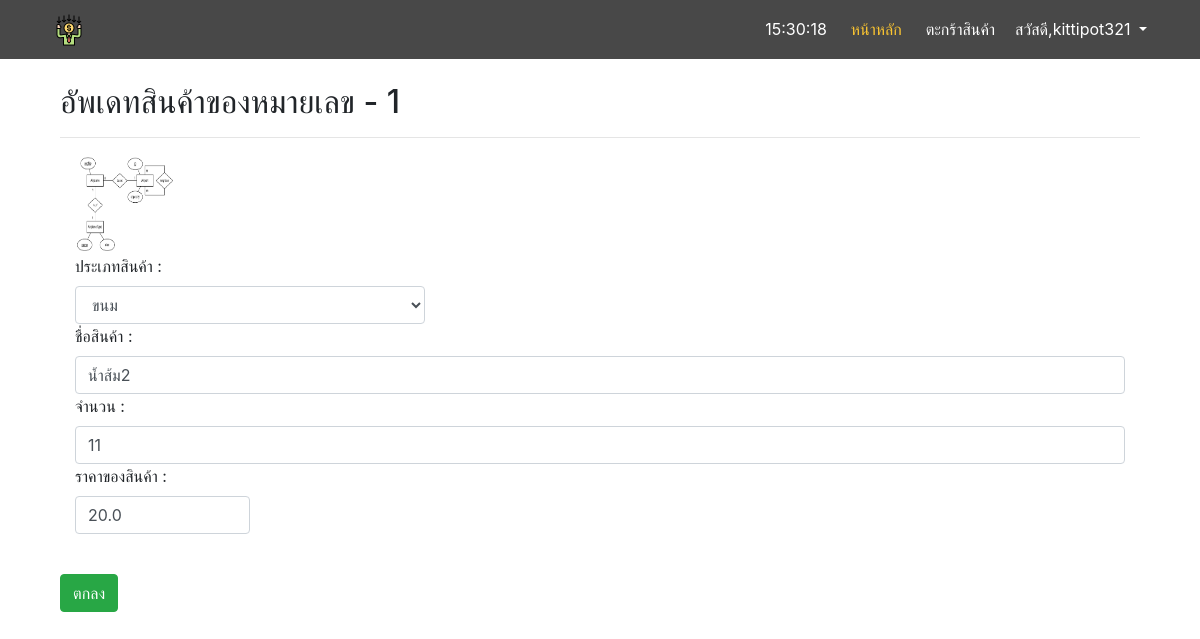
Screenshot of /manage/product/1 (signed in) with the database file from the repository.
### main/models.py (models this page shows, shortened)
class Product(models.Model):
    type = models.ForeignKey(Type, on_delete=models.PROTECT,null=True)
    name = models.CharField(max_length=255)
    description = models.CharField(max_length=255,null=True)
    price = models.FloatField()
    stock = models.IntegerField()
    picture = models.ImageField(default='product_pic/default.png',upload_to='product_pic',null=True,blank=True)

class Type(models.Model):
    type_name = models.CharField(max_length=255)

### manage/views.py (the view, shortened to what this page needs)
# urls.py: path('product/<int:product_id>',views.product_update,name='pup'),
def product_update(request,product_id):
    page_title = 'Update Product = %d' %product_id
    product = Product.objects.get(pk=product_id)
    type = Type.objects.all()
    notice = ''
    context={
        'num':product_id,
        'product':product,
        'type':type,
        'notice':notice,
        'page_title':page_title
    }
    return render(request,'manage/product_form2.html',context=context)

### manage/templates/manage/product_form2.html (shortened to what this page needs)
{% extends 'base.html' %}
{% block content %}
 <div class="container">
  {% if product.id %}
  <form method="POST" action="{% url 'pup' product_id=num %}" enctype="multipart/form-data">
    <h2>อัพเดทสินค้าของหมายเลข - {{num}}</h2>
    <hr>
      {% endif %}
      <div class="form-group">
        <div class="col">
          {% if product.id %}
          <img src="{{product.picture.url}}" height='100' width='100'><br>
          <label>ประเภทสินค้า :</label>
          <select name="txt" class="form-control col-4">
            {% for t in type %}
            <option value="{{t.id}}" {% if product.type.id == t.id %} selected {% endif %}>{{t.type_name}}</option>
            {% endfor %}
          </select>
          {% endif %}
        </div>
        <div class="col">
          <label>ชื่อสินค้า :</label>
          <input type="text" class="form-control" name="txt_2" value="{{product.name}}" required>
        </div>
        <div class="col">
          <label>จำนวน :</label>
          <input type="text" class="form-control" name="txt_3" value="{{product.stock}}" required>
        </div>
        <div class="col">
          <label>ราคาของสินค้า :</label>
          <input type="text" class="form-control col-2" name="txt_4" value="{{product.price}}" required>
        </div><br>
      </div>
      <input type="submit" class="btn btn-success" value="ตกลง">
    </form><br>
</div>
{% endblock %}

### templates/base.html (shortened to what this page needs)
<!DOCTYPE html>
{% load static %}
<html lang="en">
<head>
    <link rel="stylesheet" type="text/css" href="{% static 'css/bootstrap.css'%}">
    <link rel="stylesheet" type="text/css" href="{% static 'css/base2.css'%}">
</head>
<body onload="startTime()">
    <nav class="navbar navbar-expand-lg sticky-top">
		<div class="container">
			<a class="navbar-brand text-white" href="{% url 'index' %}">
            <img src="{% static 'payment-terminal.png'%}"></a>
			<div class="collapse navbar-collapse" id="nvbCollapse">
				<ul class="navbar-nav ml-auto">
                    <li class="nav-item pl-1">
                        <a class="nav-link" href="#"><class="fa fa-user-plus fa-fw mr-1" id='txt'></a>
                    </li>
					<li class="nav-item active pl-1">
						<a class="nav-link" href="{% url 'index' %}">หน้าหลัก</a>
					</li>
					<li class="nav-item pl-1">
						<a class="nav-link" href="{% url 'basket' %}">ตะกร้าสินค้า</a>
					</li>
                    <li class="nav-item dropdown pl-1">
                    {% if request.user.is_active %}
                        <a class="nav-link dropdown-toggle" href="#" id="navbarDropdown" role="button" data-toggle="dropdown" aria-haspopup="true" aria-expanded="false">
                            สวัสดี,{{request.user}}
                        </a>
                    </li>
                    {% else %}
                        <a class="nav-link" href="{% url 'login' %}">เข้าสู่ระบบ</a>
                    {% endif %}
				</ul>
			</div>
		</div>
	</nav>
    <br>
    <div class="container">
        {% block content %}
        {% endblock %}
    </div>
</body>
</html>

### static/css/base2.css (style rules this page uses)
.navbar { background-color: #484848; }
.navbar .navbar-nav .nav-link { color: #fff; }
.navbar .navbar-nav .active > .nav-link { color: #fbc531; }

### rows the page displays
Product: picture (picture), txt "ขนม", txt_2 "น้ำส้ม2", txt_3 "11", txt_4 "20.0"

### other values shown
{{ request.user }} "kittipot321"
{{ num }} "1"
